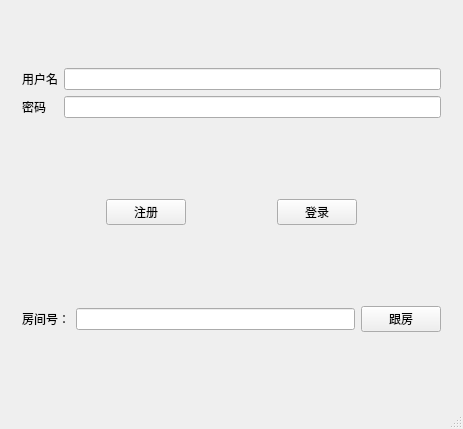
<?xml version="1.0" encoding="UTF-8"?>
<ui version="4.0">
 <class>MainWindow</class>
 <widget class="QMainWindow" name="MainWindow">
  <property name="geometry">
   <rect>
    <x>0</x>
    <y>0</y>
    <width>463</width>
    <height>429</height>
   </rect>
  </property>
  <property name="windowTitle">
   <string>MainWindow</string>
  </property>
  <widget class="QWidget" name="centralWidget">
   <layout class="QVBoxLayout" name="verticalLayout">
    <item>
     <widget class="QWidget" name="widget" native="true">
      <layout class="QFormLayout" name="formLayout">
       <item row="1" column="0">
        <widget class="QLabel" name="label">
         <property name="text">
          <string>用户名</string>
         </property>
        </widget>
       </item>
       <item row="1" column="1">
        <widget class="QLineEdit" name="LE_UserName"/>
       </item>
       <item row="2" column="0">
        <widget class="QLabel" name="label_2">
         <property name="text">
          <string>密码</string>
         </property>
        </widget>
       </item>
       <item row="2" column="1">
        <widget class="QLineEdit" name="LE_PassWord">
         <property name="echoMode">
          <enum>QLineEdit::Password</enum>
         </property>
        </widget>
       </item>
       <item row="0" column="1">
        <spacer name="verticalSpacer">
         <property name="orientation">
          <enum>Qt::Vertical</enum>
         </property>
         <property name="sizeHint" stdset="0">
          <size>
           <width>20</width>
           <height>40</height>
          </size>
         </property>
        </spacer>
       </item>
      </layout>
     </widget>
    </item>
    <item>
     <spacer name="verticalSpacer_2">
      <property name="orientation">
       <enum>Qt::Vertical</enum>
      </property>
      <property name="sizeHint" stdset="0">
       <size>
        <width>20</width>
        <height>40</height>
       </size>
      </property>
     </spacer>
    </item>
    <item>
     <widget class="QWidget" name="widget_2" native="true">
      <layout class="QHBoxLayout" name="horizontalLayout">
       <item>
        <spacer name="horizontalSpacer_2">
         <property name="orientation">
          <enum>Qt::Horizontal</enum>
         </property>
         <property name="sizeHint" stdset="0">
          <size>
           <width>40</width>
           <height>20</height>
          </size>
         </property>
        </spacer>
       </item>
       <item>
        <widget class="QPushButton" name="Btn_Reg">
         <property name="text">
          <string>注册</string>
         </property>
        </widget>
       </item>
       <item>
        <spacer name="horizontalSpacer_3">
         <property name="orientation">
          <enum>Qt::Horizontal</enum>
         </property>
         <property name="sizeHint" stdset="0">
          <size>
           <width>40</width>
           <height>20</height>
          </size>
         </property>
        </spacer>
       </item>
       <item>
        <widget class="QPushButton" name="Btn_Login">
         <property name="text">
          <string>登录</string>
         </property>
        </widget>
       </item>
       <item>
        <spacer name="horizontalSpacer">
         <property name="orientation">
          <enum>Qt::Horizontal</enum>
         </property>
         <property name="sizeHint" stdset="0">
          <size>
           <width>40</width>
           <height>20</height>
          </size>
         </property>
        </spacer>
       </item>
      </layout>
     </widget>
    </item>
    <item>
     <spacer name="verticalSpacer_3">
      <property name="orientation">
       <enum>Qt::Vertical</enum>
      </property>
      <property name="sizeHint" stdset="0">
       <size>
        <width>20</width>
        <height>40</height>
       </size>
      </property>
     </spacer>
    </item>
    <item>
     <widget class="QWidget" name="widget_3" native="true">
      <layout class="QHBoxLayout" name="horizontalLayout_2">
       <item>
        <widget class="QLabel" name="label_3">
         <property name="text">
          <string>房间号：</string>
         </property>
        </widget>
       </item>
       <item>
        <widget class="QLineEdit" name="LE_RoomID"/>
       </item>
       <item>
        <widget class="QPushButton" name="Btn_Join">
         <property name="text">
          <string>跟房</string>
         </property>
        </widget>
       </item>
      </layout>
     </widget>
    </item>
    <item>
     <spacer name="verticalSpacer_4">
      <property name="orientation">
       <enum>Qt::Vertical</enum>
      </property>
      <property name="sizeHint" stdset="0">
       <size>
        <width>20</width>
        <height>40</height>
       </size>
      </property>
     </spacer>
    </item>
   </layout>
  </widget>
  <widget class="QStatusBar" name="statusBar"/>
 </widget>
 <layoutdefault spacing="6" margin="11"/>
 <resources/>
 <connections/>
</ui>
